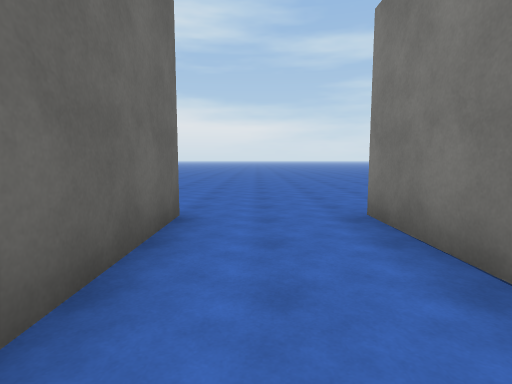
[1] (above)

24 first-person views from a walk through a Unity game level. The camera is 1.4 m above the floor, tilts 6° down and sees 80° across. The floor is counted in squares, 2 m on a side. Each view is taken from the middle of a square. On the plan, view 1 faces up. The plan holds only what a view shows up to about 10 squares ahead; the rest is blank. The place goes on beyond the plan. Some animated figures are left out. Surface patterns are stand-ins for the level's own textures.

[2]
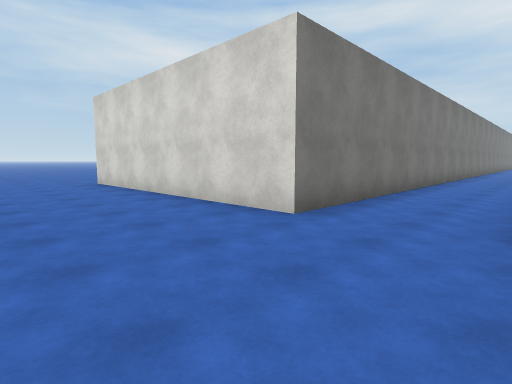

[3]
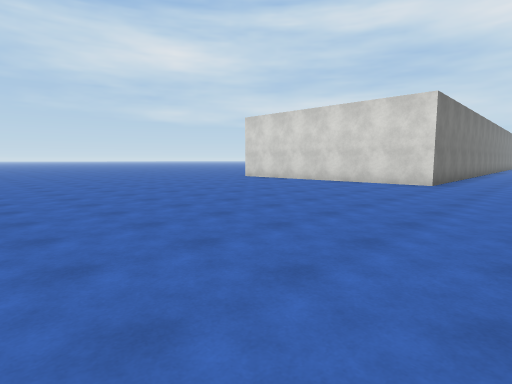

[4]
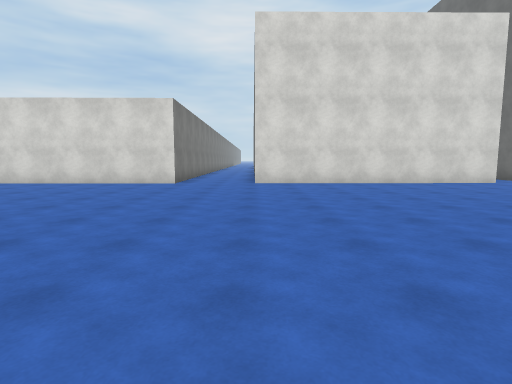

[5]
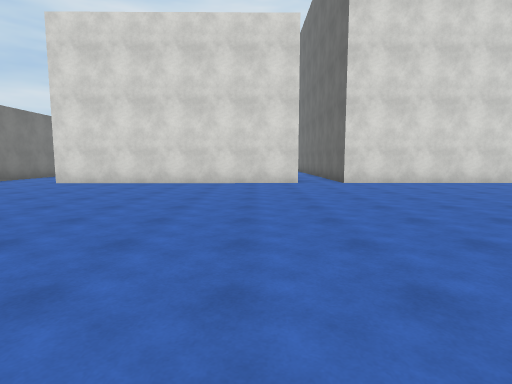

[6]
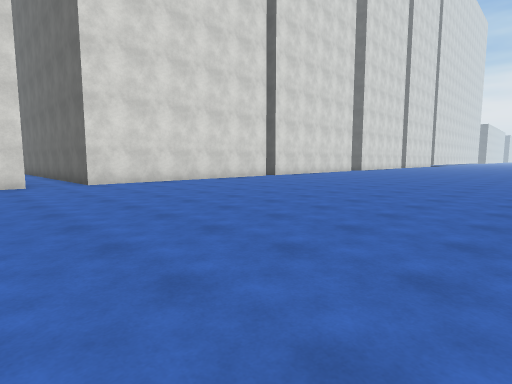

[7]
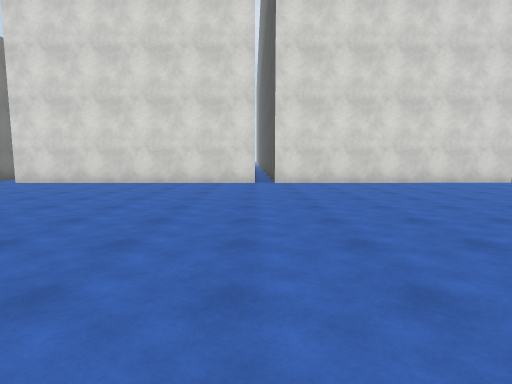

[8]
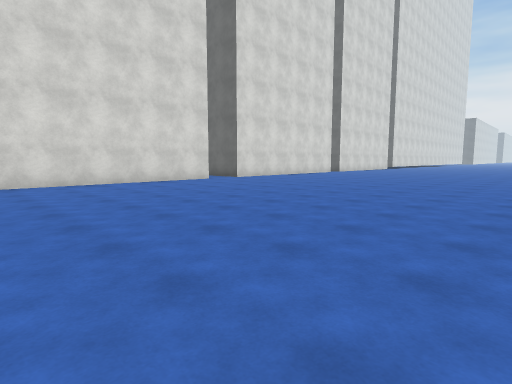

[9]
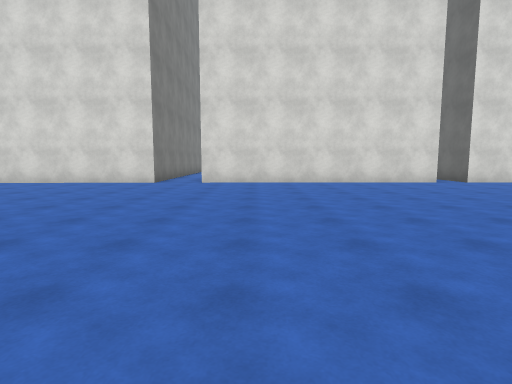

[10]
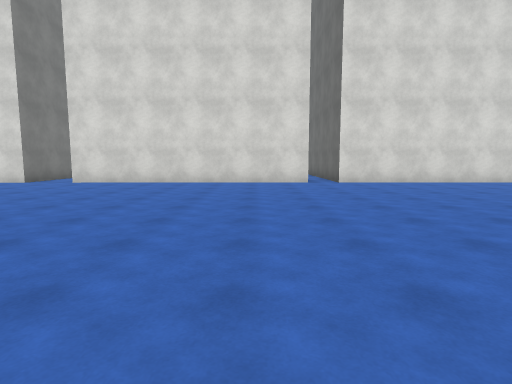

[11]
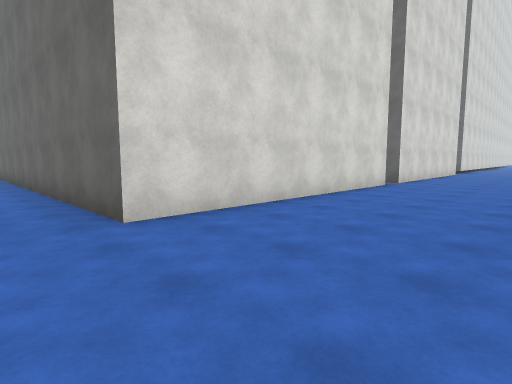

[12]
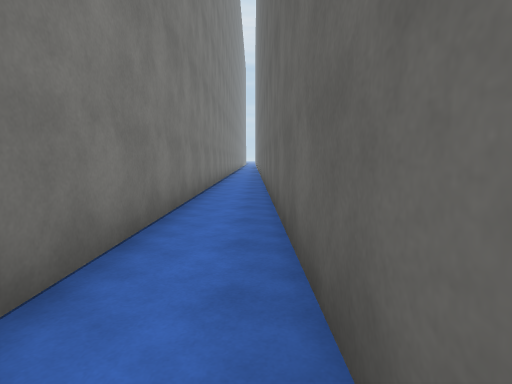

[13]
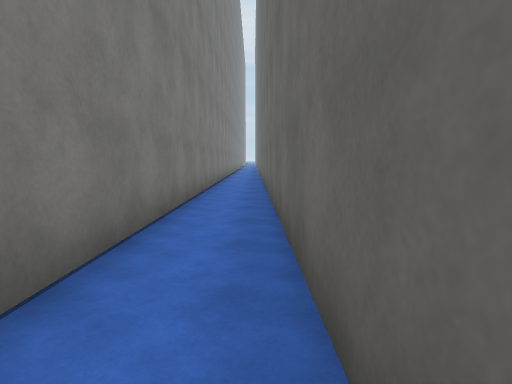

[14]
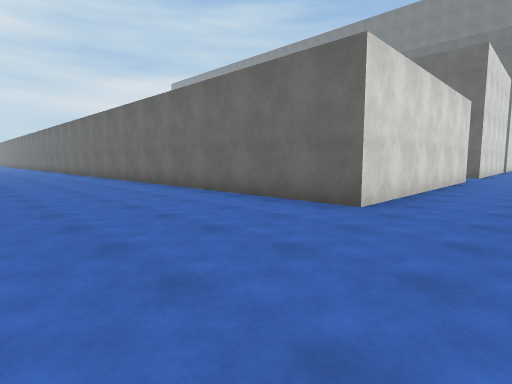

[15]
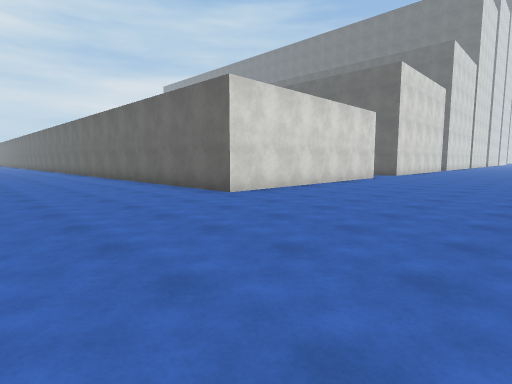

[16]
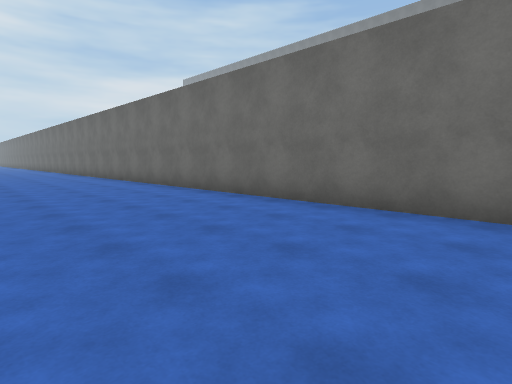

[17]
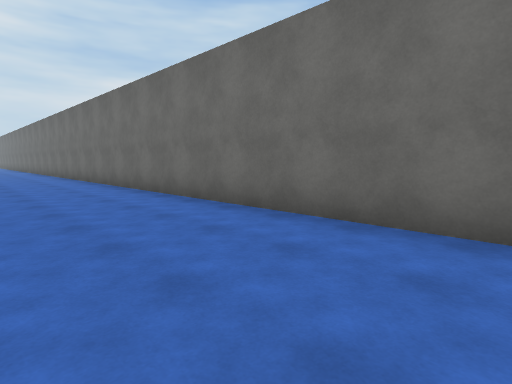

[18]
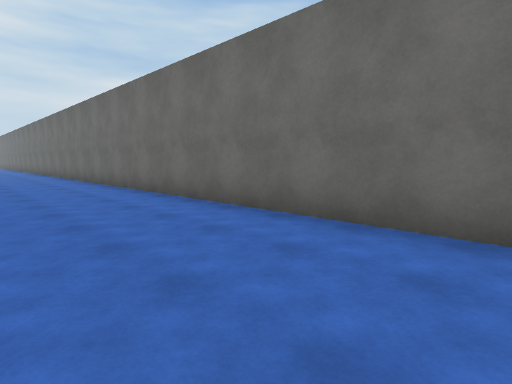

[19]
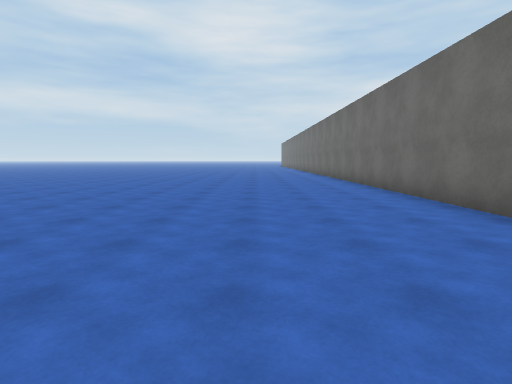

[20]
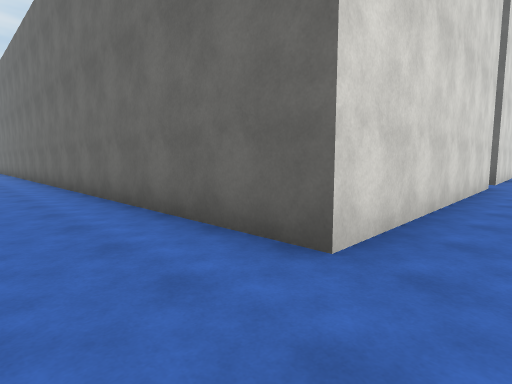

[21]
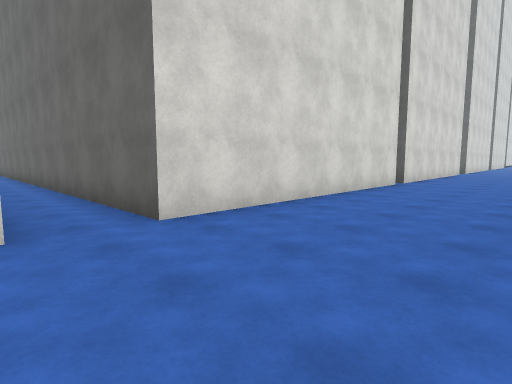

[22]
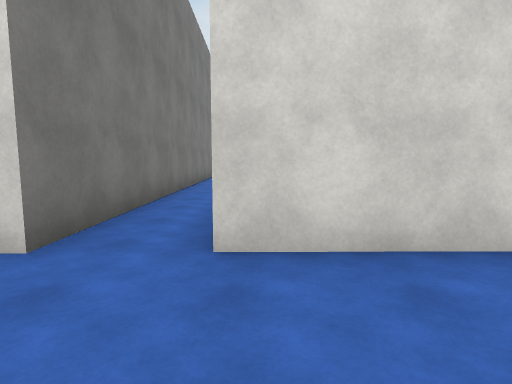

[23]
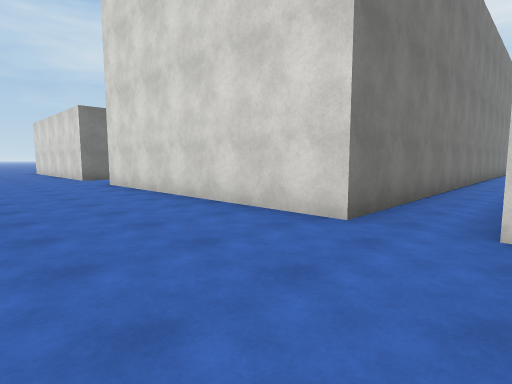

[24]
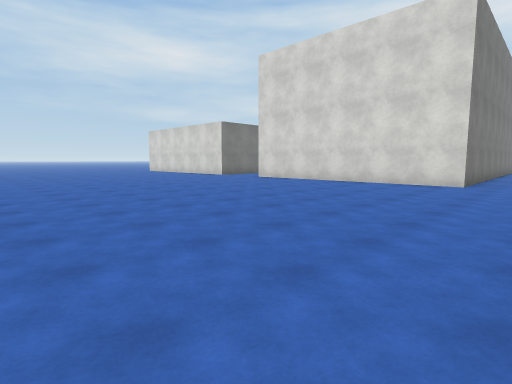

### Floor plan
Points are (right, up) in squares from view 1. A wall is a line through its corners. A room is listed if a view was taken in it or the views show most of it. See-through windows are left out.
Room 1 (views 1, 2, 3, 4, 5, 6, 7, 8, 9, 10, 11, 14, 15, 16, 17, 18, 19, 20, 21, 22, 23, 24)
walls: (-17, 3.7) (-9.7, 3.8) (-9.6, -5.6); (-8.2, -5.4) (-8.3, 3.8) (-1, 3.8) (-0.9, -7.4); (1.5, -4.7) (1.4, 3.9) (8.7, 3.9) (9, -22); (-24.9, 3.6) (-17.5, 3.7); (-33.7, 3.5) (-26.3, 3.6); (-37.6, 3.5) (-34.6, 3.5) (-34.6, 2.9)
ways out: opening at (-26, 3) to room 2
Room 2 (views 12, 13)
walls: (-24.8, -9.1) (-24.9, 3.6); (-26.3, 3.6) (-26.2, -8.4)
ways out: opening at (-26, 3) to room 1

Positions as (right, up) in squares from view 1, and headings:
1: (0, 0), facing up
2: (-1, 7), facing down-right
3: (-1, 13), facing down-right
4: (-1, 13), facing down
5: (-7, 13), facing down
6: (-7, 13), facing down-left
7: (-17, 13), facing down
8: (-18, 13), facing down-left
9: (-28, 13), facing down
10: (-32, 13), facing down
11: (-25, 7), facing down-left
12: (-26, 3), facing down
13: (-26, 1), facing down
14: (13, 6), facing down-left
15: (13, 9), facing down-left
16: (13, 2), facing down-left
17: (12, -4), facing down-left
18: (12, -10), facing down-left
19: (12, -12), facing down
20: (1, 5), facing down-left
21: (-8, 7), facing down-left
22: (-10, 6), facing down
23: (-10, 7), facing down-right
24: (-10, 13), facing down-right
